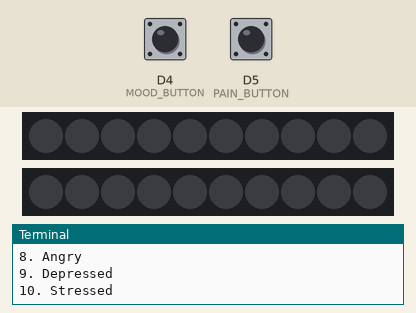
Recording of a program running on a simulated Raspberry Pi (BCM pin numbers) with a GrovePi. Shown: 2 × 10 RGB LEDs in strip order, left to right, the last lines printed to the terminal. The inputs (shaded band) are chosen by the test bench; at power-on: D4 (MOOD_BUTTON) LOW, D5 (PAIN_BUTTON) LOW. Dim RGB values are drawn brighter than linear; the clock reads 2024-03-15 10:24:30 at power-on unless the program sets it; no MQTT or app messages arrive unless stated.

Above: at 1.3 s.
1.4 s: D4 (MOOD_BUTTON) pulled HIGH for 0.15 s
At 2.4 s:
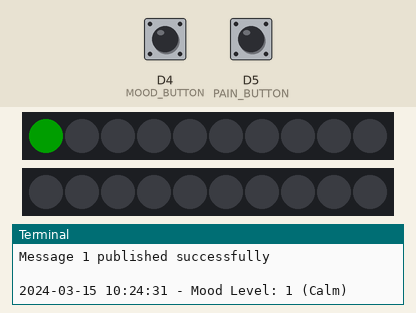
3.0 s: D5 (PAIN_BUTTON) pulled HIGH for 0.15 s
At 3.9 s:
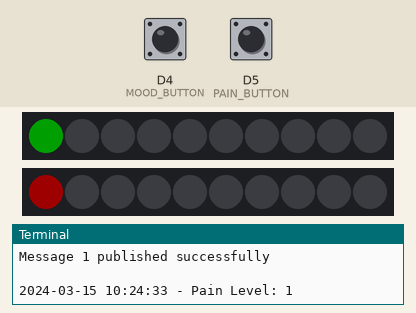
4.6 s: D4 (MOOD_BUTTON) pulled HIGH for 1 s
At 5.6 s:
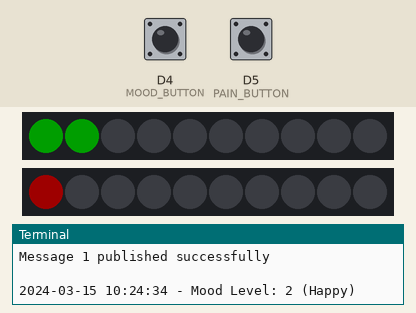
7.1 s: D5 (PAIN_BUTTON) pulled HIGH for 1 s
At 7.5 s:
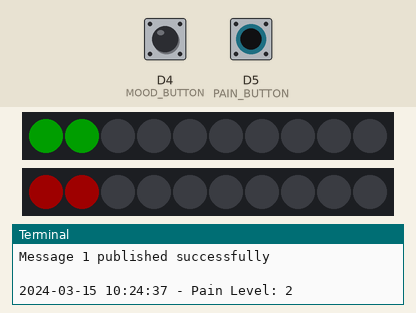
9.6 s: D4 (MOOD_BUTTON) pulled HIGH for 0.15 s
At 10.7 s:
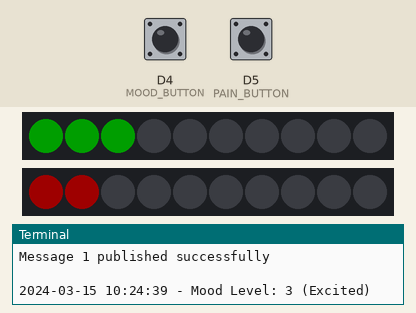
Timing chart, 0 to 12.6 s (numbered marks = the images above; inputs shaded):
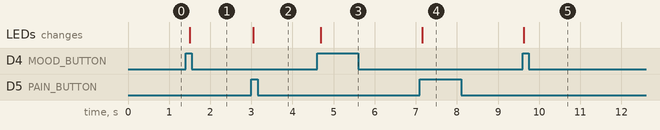

Measured:
- after the input at 1.4 s, the LEDs: change after 0.11 s (image 1)
- after the input at 3.0 s, the LEDs: change after 0.05 s (image 2)
- after the input at 4.6 s, the LEDs: change after 0.09 s (image 3)
- after the input at 7.1 s, the LEDs: change after 0.06 s (image 4)
- after the input at 9.6 s, the LEDs: change at once (image 5)

The program:

moodAndpain.py
```python
#!/usr/bin/env python3
"""
Hardware control module for menstrual care robot.
Controls two buttons for mood/pain input and two LED strips for visual feedback.
"""


import time
import json
import grovepi
import paho.mqtt.client as mqtt
from datetime import datetime
from rpi_ws281x import *
import board

# GPIO Pin configuration
MOOD_BUTTON = 4    # D4 port for mood button
PAIN_BUTTON = 5    # D5 port for pain button
MOOD_LED_PIN = 19 # GPIO pin for mood LED strip
PAIN_LED_PIN = 18  # GPIO pin for pain LED strip


# LED strip configuration
MAX_LEDS = 10      # Number of LEDs in each strip
LED_FREQ_HZ = 800000  # LED signal frequency in hertz
LED_DMA = 10         # DMA channel to use for generating signal
LED_BRIGHTNESS = 30  # Set to 0 for darkest and 255 for brightest
LED_INVERT = False   # True to invert the signal
LED_CHANNEL_1 = 1    # For mood LED strip
LED_CHANNEL_2 = 0    # For pain LED strip


# MQTT configuration
MQTT_BROKER = "10.148.187.242"  # change here
MQTT_PORT = 1883
MQTT_TOPIC_MOOD = "sensor/mood"  # Topic for publishing mood data
MQTT_TOPIC_PAIN = "sensor/pain"  # Topic for publishing pain data


# Mood levels (10 levels) - Aligned with Node-RED implementation
MOOD_LEVELS = [
   "Calm",       # LED 1
   "Happy",      # LED 2
   "Excited",    # LED 3
   "Anxious",    # LED 4
   "Sad",        # LED 5
   "Tired",      # LED 6
   "Irritated",  # LED 7
   "Angry",      # LED 8
   "Depressed",  # LED 9
   "Stressed"    # LED 10
]


class HardwareController:
   def __init__(self):
       # Initialize MQTT client with new API version
       self.client = mqtt.Client(mqtt.CallbackAPIVersion.VERSION2)
       self.client.on_connect = self.on_connect
       self.client.on_publish = self.on_publish
       self.client.on_message = self.on_message


       # Initialize counters for LED control
       self.mood_count = 0  # 0-10, 0 means no LEDs lit
       self.pain_count = 0  # 0-10, 0 means no LEDs lit


       # Initialize LED strips
       self.mood_strip = Adafruit_NeoPixel(MAX_LEDS, MOOD_LED_PIN, LED_FREQ_HZ, LED_DMA, LED_INVERT, LED_BRIGHTNESS, LED_CHANNEL_1)
       self.pain_strip = Adafruit_NeoPixel(MAX_LEDS, PAIN_LED_PIN, LED_FREQ_HZ, LED_DMA, LED_INVERT, LED_BRIGHTNESS, LED_CHANNEL_2)
       self.mood_strip.begin()
       self.pain_strip.begin()


       # Setup GPIO pins
       self.setup_gpio()


       # Connect to MQTT broker
       try:
           print(f"Connecting to MQTT broker at {MQTT_BROKER}:{MQTT_PORT}")
           self.client.connect(MQTT_BROKER, MQTT_PORT, 60)
           self.client.loop_start()
       except Exception as e:
           print(f"Failed to connect to MQTT broker: {e}")
           exit(1)


   def setup_gpio(self):
       """Setup GPIO pins for buttons and LED strips"""
       try:
           # Set button pins as INPUT
           grovepi.pinMode(MOOD_BUTTON, "INPUT")
           grovepi.pinMode(PAIN_BUTTON, "INPUT")

           # Initialize LED strips to OFF
           self.update_led_strip("mood", 0)
           self.update_led_strip("pain", 0)

       except Exception as e:
           print(f"Error setting up GPIO: {e}")
           exit(1)

   def update_led_strip(self, strip_type, count):
       """Update LED strip to show specified number of LEDs"""
       try:
           strip = self.mood_strip if strip_type == "mood" else self.pain_strip

           # Turn off all LEDs first
           for i in range(MAX_LEDS):
               strip.setPixelColor(i, Color(0, 0, 0))

           # Turn on LEDs up to count
           for i in range(count):
               if strip_type == "mood":
                   strip.setPixelColor(i, Color(0, 255, 0))  # Green for mood
               else:
                   strip.setPixelColor(i, Color(255, 0, 0))  # Red for pain

           strip.show()

       except Exception as e:
           print(f"Error updating LED strip: {e}")


   def on_connect(self, client, userdata, flags, rc, properties):
       """Callback when connected to MQTT broker"""
       if rc == 0:
           print("Successfully connected to MQTT broker")
           self.client.subscribe("sensor/status")  # Subscribe to status updates
       else:
           print(f"Failed to connect to MQTT broker with result code: {rc}")


   def on_publish(self, client, userdata, mid, reason_code, properties):
       """Callback when message is published"""
       print(f"Message {mid} published successfully")


   def on_message(self, client, userdata, msg):
       """handle received messages, synchronize LED status"""
       print("message is", msg.topic, msg.payload)
       try:
           if msg.topic == "sensor/status":
               data = json.loads(msg.payload)
               # update local state
               mood_led_index = next((i for i, led in enumerate(data['mood_leds']) if led == 1), -1)
               print("mood led index is", mood_led_index)
               pain_led_index = next((i for i, led in enumerate(data['pain_leds']) if led == 1), -1)

               # update counter and LED display
               self.mood_count = mood_led_index + 1 if mood_led_index >= 0 else 0
               self.pain_count = pain_led_index + 1 if pain_led_index >= 0 else 0

               # updateLED
               self.update_led_strip("mood", self.mood_count)
               print("led_pin ", self.mood_count, "arg 2", "mood")
               self.update_led_strip("pain", self.pain_count)

               print(f"Status synchronized - Mood: {self.mood_count} ({MOOD_LEVELS[self.mood_count - 1] if self.mood_count > 0 else 'None'})")
               print(f"                    Pain: {self.pain_count}")
       except Exception as e:
           print(f"Error processing message: {e}")
           print(f"Received message: {msg.payload}")


   def publish_mood_state(self):
       """Publish mood button state and LED status"""
       print("publishing mood state")
       try:
           # Create LED status array (only one LED on at current level)
           led_status = [0] * MAX_LEDS
           if self.mood_count > 0:
               led_status[self.mood_count - 1] = 1


           # Create message payload
           payload = {
               "timestamp": datetime.now().isoformat(),
               "level": self.mood_count,
               "mood": MOOD_LEVELS[self.mood_count - 1] if self.mood_count > 0 else "None",
               "leds": led_status
           }

           # Publish message
           result = self.client.publish(MQTT_TOPIC_MOOD, json.dumps(payload))
           if result.rc == mqtt.MQTT_ERR_SUCCESS:
               mood_status = MOOD_LEVELS[self.mood_count - 1] if self.mood_count > 0 else "None"
               print(f"\n{datetime.now().strftime('%Y-%m-%d %H:%M:%S')} - Mood Level: {self.mood_count} ({mood_status})")
           else:
               print(f"Failed to publish message, error code: {result.rc}")
       except Exception as e:
           print(f"Error publishing message: {e}")


   def publish_pain_state(self):
       """Publish pain button state and LED status"""
       try:
           # Create LED status array (only one LED on at current level)
           led_status = [0] * MAX_LEDS
           if self.pain_count > 0:
               led_status[self.pain_count - 1] = 1


           # Create message payload
           payload = {
               "timestamp": datetime.now().isoformat(),
               "level": self.pain_count,
               "leds": led_status
           }

           # Publish message
           result = self.client.publish(MQTT_TOPIC_PAIN, json.dumps(payload))
           if result.rc == mqtt.MQTT_ERR_SUCCESS:
               print(f"\n{datetime.now().strftime('%Y-%m-%d %H:%M:%S')} - Pain Level: {self.pain_count}")
           else:
               print(f"Failed to publish message, error code: {result.rc}")
       except Exception as e:
           print(f"Error publishing message: {e}")


   def run(self):
       """Main control loop"""
       print("\nHardware Controller Running...")
       print("Press Ctrl+C to exit")
       print("\nMood Levels:")
       for i, mood in enumerate(MOOD_LEVELS, 1):
           print(f"{i}. {mood}")


       last_mood_state = 0
       last_pain_state = 0


       try:
           while True:
               try:
                   # Read button states
                   mood_state = grovepi.digitalRead(MOOD_BUTTON)
                   pain_state = grovepi.digitalRead(PAIN_BUTTON)


                   # Handle mood button press
                   if mood_state and not last_mood_state:  # Button just pressed
                       self.mood_count = (self.mood_count + 1) % (MAX_LEDS + 1)
                       self.update_led_strip("mood", self.mood_count)
                       self.publish_mood_state()
                       time.sleep(0.2)  # Debounce delay


                   # Handle pain button press
                   if pain_state and not last_pain_state:  # Button just pressed
                       self.pain_count = (self.pain_count + 1) % (MAX_LEDS + 1)
                       self.update_led_strip("pain", self.pain_count)
                       self.publish_pain_state()
                       time.sleep(0.2)  # Debounce delay


                   # Update last states
                   last_mood_state = mood_state
                   last_pain_state = pain_state


                   # Small delay to prevent CPU overload
                   time.sleep(0.1)


               except Exception as e:
                   print(f"Error reading buttons: {e}")
                   time.sleep(1)


       except KeyboardInterrupt:
           print("\nExiting...")
       finally:
           self.cleanup()


   def cleanup(self):
       """Cleanup resources"""
       # Turn off LED strips
       try:
           self.update_led_strip("mood", 0)
           self.update_led_strip("pain", 0)
       except:
           pass


       # Disconnect MQTT
       self.client.loop_stop()
       self.client.disconnect()
       print("Disconnected from MQTT broker")


if __name__ == "__main__":
   controller = HardwareController()
   controller.run()
```
